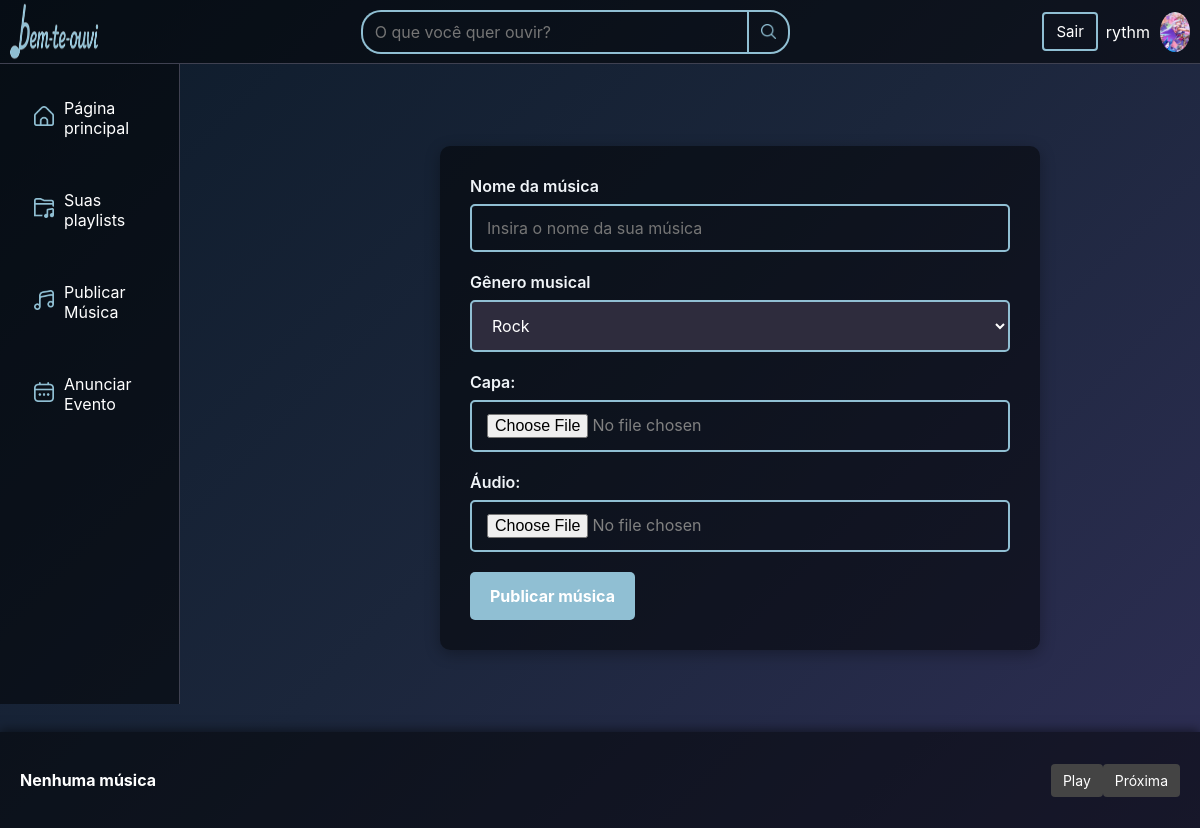
/criar-musica/ (signed in), run on the app's committed database.
### bemteouvi/models.py (models this page shows)
class Musico(models.Model):
    user = models.OneToOneField(User, on_delete=models.CASCADE)
    foto_perfil = models.ImageField(upload_to='fotos_perfil', blank=True, null=True)
    cpf = models.CharField(max_length=14, unique=True)
    chave_pix = models.CharField(max_length=100, blank=True, null=True)
    @property
    def foto_url(self):
        if self.foto_perfil and self.foto_perfil.name:
            return self.foto_perfil.url
        return '/static/bemteouvi/img/perfil.png'
    def __str__(self):
        return self.user.username

### bemteouvi/views.py (the view, shortened to what this page needs)
# urls.py: path('criar-musica/', views.criar_musica, name='criar-musica'),
@login_required
def criar_musica(request):
    if not hasattr(request.user, 'musico'):
        return redirect('bemteouvi:index')
    generos = Musica.GENERO_CHOICES
    template = 'bemteouvi/criar_musica_content.html' if request.headers.get('HX-Request') else 'bemteouvi/criar_musica.html'
    return render(request, template, {'generos': generos})

### bemteouvi/context_processors.py (called while the page is built)
def perfil_usuario(request):
    perfil = None
    if request.user.is_authenticated:
        if hasattr(request.user, 'musico'):
            perfil = request.user.musico
        elif hasattr(request.user, 'ouvinte'):
            perfil = request.user.ouvinte
    return {'perfil_usuario': perfil}

### bemteouvi/templates/bemteouvi/criar_musica.html
{% extends 'bemteouvi/base.html' %}
{% load static %}
{% block css %}
  <link rel="stylesheet" href="{% static 'bemteouvi/css/criar_musica.css'%}">
  {{block.super}}
  {% endblock %}
{% block conteudo %}
  {% include 'bemteouvi/criar_musica_content.html' %}
{% endblock %}

### bemteouvi/templates/bemteouvi/base.html (shortened to what this page needs)
<!DOCTYPE html>
<html lang="pt-br">
{% load static %}
<head>
  {% block css %}
  <link rel="stylesheet" href="{% static 'bemteouvi/css/base.css' %}">
  <link rel="stylesheet" href="{% static 'bemteouvi/css/criar_evento.css'%}">
  <link rel="stylesheet" href="{% static 'bemteouvi/css/criar_musica.css'%}">
  <link rel="stylesheet" href="{% static 'bemteouvi/css/index.css' %}">
  <link rel="stylesheet" href="{% static 'bemteouvi/css/playlist.css'%}">
  <link rel="stylesheet" href="{% static 'bemteouvi/css/buscar.css' %}">
  <link rel="stylesheet" href="https://cdnjs.cloudflare.com/ajax/libs/font-awesome/6.0.0/css/all.min.css">
  <link rel="stylesheet" href="{% static 'bemteouvi/css/perfil_musico.css'%}">
  <link rel="stylesheet" href="{% static 'bemteouvi/css/capa_musica.css' %}">
  <link rel="stylesheet" href="https://cdnjs.cloudflare.com/ajax/libs/font-awesome/6.0.0/css/all.min.css">
  <link rel="stylesheet" href="{% static 'bemteouvi/css/perfil_ouvinte.css'%}">
  {% endblock %}
</head>
<body>
  <header>
    <a href="{% url 'bemteouvi:index' %}"
      hx-get="{% url 'bemteouvi:index' %}"
      hx-target="main"
      hx-swap="innerHTML"
      hx-push-url="true">
      <figure>
        <img src="{% static 'bemteouvi/img/Logo1.png' %}" alt="bem-te-ouvi logo" id="logo" />
      </figure>
    </a>
    <div id="headerCentro">
      <form action="{% url 'bemteouvi:buscar' %}" method="get" id="search-form">
        <input type="text" name="q" id="headerBuscar" placeholder="O que você quer ouvir?" required />
        <button type="submit" id="searchButton">
          <img src="{% static 'bemteouvi/img/base/search.png' %}" alt="Buscar" />
        </button>
      </form>
    </div>
    <div id="headerDireita">
      {% if user.is_authenticated %}
        <form id="logout-form" method="POST" action="{% url 'bemteouvi:logout' %}">
          <button type="submit" id="botao_sair">Sair</button>
        </form>
        <span id="usuarioLogado">{{ perfil_usuario }}</span>
        {% if user.musico %}
          <a href="{% url 'bemteouvi:perfil-musico' %}"
          hx-get="{% url 'bemteouvi:perfil-musico' %}"
          hx-target="main"
          hx-swap="innerHTML"
          hx-push-url="true">
            <figure>
              <img src="{{ perfil_usuario.foto_url }}" alt="perfil" id="perfil" />
            </figure>
          </a>
          {% endif %}
      {% endif %}
    </div>
  </header>
  <aside>
    <nav>
      <a href="{% url 'bemteouvi:index' %}"
      hx-get="{% url 'bemteouvi:index' %}"
      hx-target="main"
      hx-swap="innerHTML"
      hx-push-url="true">
        <div class="asideTopic">
          <figure><img src="{% static 'bemteouvi/img/base/home.png' %}" alt="pagina principal" /></figure>
          <span>Página principal</span>
        </div>
      </a>
      <a href="{% url 'bemteouvi:playlist' %}"
      hx-get="{% url 'bemteouvi:playlist' %}"
      hx-target="main"
      hx-swap="innerHTML"
      hx-push-url="true">
        <div class="asideTopic">
          <figure><img src="{% static 'bemteouvi/img/base/folder-music.png' %}" alt="suas playlists" /></figure>
          <span>Suas playlists</span>
        </div>
      </a>
      {% if user.musico %}
      <a href="{% url 'bemteouvi:criar-musica' %}"
      hx-get="{% url 'bemteouvi:criar-musica' %}"
      hx-target="main"
      hx-swap="innerHTML"
      hx-push-url="true">
        <div class="asideTopic">
          <figure><img src="{% static 'bemteouvi/img/base/music-alt.png' %}" alt="publicar musica" /></figure>
          <span>Publicar Música</span>
        </div>
      </a>
      <a href="{% url 'bemteouvi:criar-evento' %}"
      hx-get="{% url 'bemteouvi:criar-evento' %}"
      hx-target="main"
      hx-swap="innerHTML"
      hx-push-url="true">
        <div class="asideTopic">
          <figure><img src="{% static 'bemteouvi/img/base/calendar.png' %}" alt="anunciar evento" /></figure>
          <span>Anunciar Evento</span>
        </div>
      </a>
      {% endif %}
    </nav>
  </aside>
  <main hx-target="this" hx-swap="innerHTML">
    {% block conteudo %}
    {% endblock %}
  </main>
  <div id="player">
    <div id="player-ui">
      <span id="titulo-musica" >Nenhuma música</span>
      <button id="botao-play" >Play</button>
      <button id="botao-next" >Próxima</button>
    </div>
  </div>
</body>
</html>

### bemteouvi/static/bemteouvi/css/criar_musica.css (style rules this page uses)
body { color: white; }
* { margin: 0; padding: 0; box-sizing: border-box; }

### bemteouvi/static/bemteouvi/css/base.css (style rules this page uses)
* { margin: 0; padding: 0; font-family: 'Inter', sans-serif; box-sizing: border-box; }
body { background: linear-gradient(135deg, #0d1b2a, #1b263b, #2e2e54); color: white; padding-top: 8vh; padding-left: 200px; padding-bottom: 12vh; overflow-x: hidden; }
header, aside, #player { position: fixed; background-color: rgba(0, 0, 0, 0.5); border: none; box-shadow: none; }
header { top: 0; left: 0; height: 8vh; width: 100%; z-index: 1002; display: flex; align-items: center; border-bottom: 1px solid rgb(63, 65, 81); }
aside { top: 8vh; left: 0; width: 15vw; height: calc(100vh - 8vh - 12vh); z-index: 1001; padding: 1rem; overflow-y: auto; border-right: 1px solid rgb(63, 65, 81); }
#player { bottom: 0; left: 0; width: 100%; height: 12vh; z-index: 1002; padding: 1rem; border-top: 1px solid rgb(63, 65, 81); }
main { padding: 2rem; padding-left: 10rem; padding-right: 5rem; }
#logo { margin: 0; margin-top: 1vh; width: 9vw; height: 9vh; }
#headerCentro { flex: 1; text-align: center; display: flex; align-items: center; justify-content: center; }
#headerBuscar { all: unset; width: 30vw; height: 5vh; outline: none; border: 2px solid #90BFD3; border-color: #90BFD3; border-top-left-radius: 20px; border-bottom-left-radius: 20px; border-right: none; background-color: transparent; text-align: left; padding: 0 12px; }
#search-form { display: flex; align-items: center; justify-content: center; }
#searchButton { cursor:pointer; background: transparent; height: 5.5vh; outline: none; border: 2px solid #90BFD3; border-top-right-radius: 20px; border-bottom-right-radius: 20px; border-color: #90BFD3; padding: 0 12px; display: flex; align-items: center; }
#searchButton img { background: transparent; border: none; height: 15px; width: 15px; object-fit: contain; pointer-events: none; }
#headerDireita { display: flex; align-items: center; }
#perfil { border-radius: 100%; width: 2.5vw; height: 5vh; margin-top: 4px; margin-left: 10px; margin-right: 10px; }
.asideTopic { display: flex; flex-direction: row; align-items: center; margin-bottom: 1rem; background-color: transparent; border: 10px solid transparent; border-radius: 10px; padding: 0.5rem; }
aside nav a { text-decoration: none; color: white; }
.asideTopic img { width: 20px; margin-right: 10px; }
#player { bottom: 0; left: 0; width: 100%; height: 12vh; z-index: 1002; padding: 1rem; border-top: 1px solid rgb(63, 65, 81); position: fixed; background-color: rgba(0, 0, 0, 0.5); border: none; box-shadow: none; }
#player { right: 0; color: white; padding: 10px 20px; display: flex; align-items: center; gap: 15px; box-shadow: 0 -2px 10px rgba(0, 0, 0, 0.5); font-family: Arial, sans-serif; z-index: 9999; }
#player-ui { display: flex; align-items: center; width: 100%; }
#titulo-musica { flex-grow: 1; font-weight: bold; font-size: 16px; white-space: nowrap; overflow: hidden; text-overflow: ellipsis; }
#botao-play, #botao-next { background-color: #444; border: none; color: white; padding: 8px 12px; font-size: 14px; cursor: pointer; border-radius: 4px; transition: background-color 0.3s; }
#botao_sair { text-decoration: none; color: white; border: 2px solid #90BFD3; border-radius: 3px; background-color: transparent; padding: 8px 12px; font-size: 15px; cursor: pointer; border-radius: 4px; margin-right: 0.5rem; }

### bemteouvi/static/bemteouvi/css/criar_evento.css (style rules this page uses)
body { color: white; }
* { margin: 0; padding: 0; box-sizing: border-box; }

### data on the page
Musico: user.username "rythm", foto_url (picture)

### other printed values
form field generoMusica "Rock"
